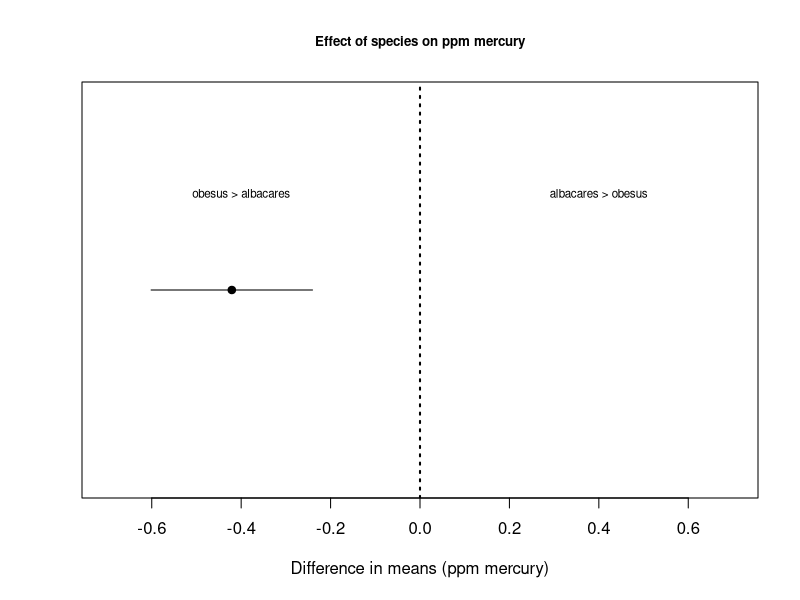
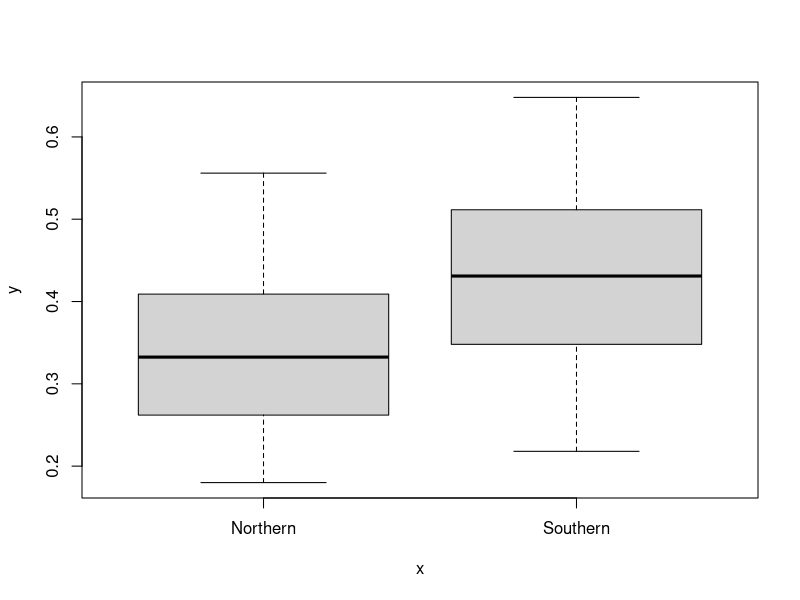
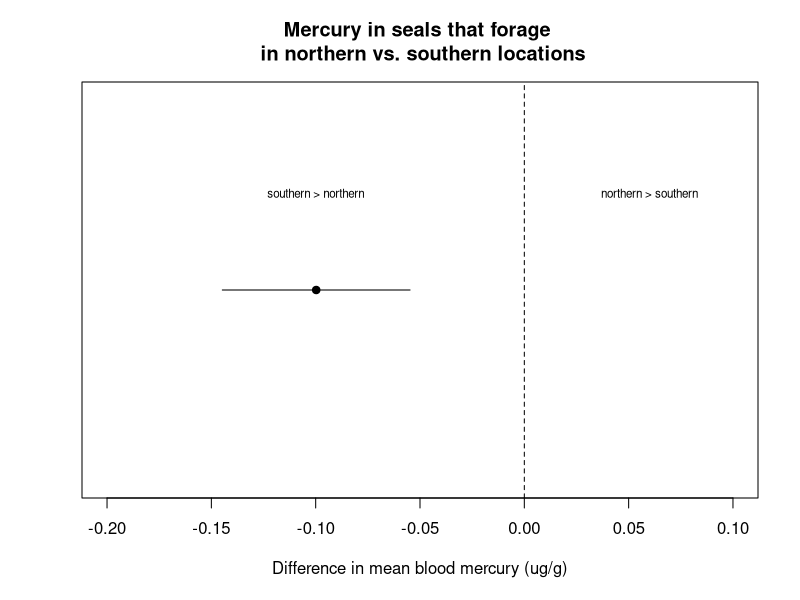

Recreate these plots in R, in order.
# Training script: t-test and visualizing effect size

# In this training script we will use a function that implements a t-test. A t-test is used to compare the observed difference in means to the uncertainty expected from sampling error. The training script involves comparing the means for two groups: in this case, the difference in means for the amount mercury per gram in two species of tuna. The two species are yellowtail and bigeye (Thunnus albacares and Thunnus obesus, respectively).

# get the data and store it in an object
tuna <- read.csv("data/tuna_mercury.csv")

#look at the structure
str(tuna)

# Note that the data comprise 5 variables: the first vector is a sample id (a label researchers use to identify each sample). The second vector is
#  an accession number to Genbank that references a DNA sequence used to positively ID the species. The third vector is the species name. The 
# fourth vector is the sushi name that was used in the restaurant or supermarket where they purchased the fish for analysis. The last vector is the
#  amount of mercury (µg/g or ppm).

# The t-test function is simple: you define x (predictor) and y (response) vectors and run the test. In this case we are asking the question: is 
# there a difference in the amount of mercury between two different species of tuna? So species is our x (predictor) variable and mercury amount
#  is our y (response) variable. The null hypothesis is that there is not a difference (mean difference = 0) but of course we know that we are 
# likely to get a difference in means due to sampling error. The t-test allows us to examine whether the difference in means between the two 
# groups is greater than expected from sampling error. 

# Let's define our predictor (x) and response (y) variables
x <- tuna$species
y <- tuna$mercury_ppm

# Run the t-test and store the values in an object
tuna_t_results <- t.test(y ~ x)

# We can see the results by executing the results object by itself
tuna_t_results

# We can also look at the structure of the results object to see all of the vectors it contains (each subset of the results is in its own vector)
str(tuna_t_results)

# Now we want to visualize the estimated effect and the associated uncertainty. The estimated effect is the difference in means. The means for the
#  two groups are part of the t-test results, in a vector called $estimate. We can print that particular subset of the t-test results like this: 
tuna_t_results$estimate

# If we just want the value for albacares, we can use indexing to select the first value in the estimate vector.
alba_mean <- tuna_t_results$estimate[1]

# Similarly, if we want the second value (for obesus)...
obes_mean <- tuna_t_results$estimate[2]

# The parameter we are trying to estimate is the difference in means:
dif_means_alb_obe <- alba_mean - obes_mean

# So our estimated difference in means is...
dif_means_alb_obe

# Note the value is negative because we are subtracting obesus (larger) from albacares (smaller)...this is arbitrary and we are effectively saying
# to ourselves "what's the mercury level in albacares in relation to obesus?" In this case, albacares has less mercury than obesus.

# Now we want to visualize the effect of species on mercury content. The effect is the difference in means. When we make the plot, we need to give
#  ourselves space to draw the error bars (uncertainty, or confidence interval) around the estimated effect. First let's look at the estimated 
# uncertainty.
tuna_t_results$conf.int

# Note that the values go from -0.6 to -0.24. We need to make the area in the graph large enough to show both ends of the confidence interval.

# When we draw our visualization, we want it to include the expectation of the null (difference in means = 0). The xlim should be large enough to include the lowest and highest confidence limits, as a horizontal line going through a single point (the calculated difference in means). We first make an empty graphing space.
plot(NA, NA, xlim=c(-0.7, 0.7), ylim=c(0,1), 
     xlab="Difference in means (ppm mercury)", 
     ylab=NA, yaxt="n", 
     main="Effect of species on ppm mercury", 
     cex.main = 0.8)

# As you can see you get a rectangle. Let's draw in the expectation of the null.
abline(v = 0, lty = 3, lwd = 2)

# Now lets draw on the graph the confidence limits. We will use the segments function. Segments draws a line from starting and ending coordinates. It will be a horizontal line so the y value is the same for the end points. Our range of y values in our graph space goes from 0 to 1 so we will use 0.5. We will use the lower and upper limits from the confidence interval for our x values.
x0 <- tuna_t_results$conf.int[1]
y0 <- 0.5
x1 <- tuna_t_results$conf.int[2]
y1 <- 0.5
segments(x0, y0, x1, y1)

# We can put the estimated effect (difference in means) on the graph using the points function.
points(dif_means_alb_obe, 0.5, pch=19)

# Finally, to make things clear for anyone looking at our graph, we want to label the two spaces on either side of the null hypothesis line. One is albacares > obesus and the other is obesus > albacares. We can use the cex argument to scale the font size; 0.7 makes it a bit smaller than the default (default is cex = 1).
text(-0.4,0.75,"obesus > albacares", cex=0.7) 
text(0.4,0.75,"albacares > obesus", cex=0.7) 

# Do elephant seals that forage in different geographic locations ("Northern" vs. "Southern") have different amounts of mercury in their blood (BloodHg_ug_g_ww)? 

# import the data, look at the str
seals <- read.csv("data/Elephant_seals_data.csv")
str(seals)

# assign x and y vars
x <- seals$Geographic_location
y <- seals$BloodHg_ug_g_ww

# quick visual of the data
boxplot(y ~ x)

# difference in means? use a t-test
t_seals <- t.test(y ~ x)
t_seals

# look at all the results vectors
str(t_seals)

# store diff in means (northern-southern)
diff_seals <- t_seals$estimate[1] - t_seals$estimate[2]

# store confidence interval, so we can draw it on a graph. x vals will be low and high ends, y vals will be equal (this makes a horizontal line)
x0 <- t_seals$conf.int[1]
y0 <- 0.5
x1 <- t_seals$conf.int[2]
y1 <- 0.5

# make an empty graph
plot(NA, NA, # don't put anything on the graph yet
     ylim = c(0,1), #set y limits 
     xlim = c(-.2, .1), # set x limits 
     yaxt = "n", # don't put tic marks on the y axis 
     ylab = NA, # don't label the y axis 
     xlab = "Difference in mean blood mercury (ug/g)", # label the x axis 
     main = "Mercury in seals that forage \n in northern vs. southern locations") # main title 

# add a line showing the null hypothesis (no difference in means)
abline(v = 0, lty = 2) # add a line at zero 

# add the point showing the calculated difference in means
points(diff_seals, y0, pch = 19)

# add a line showing the confidence interval
segments(x0, y0, x1, y1)

# label the sides of the graph so we know what we are looking at
text(-.1, .75, "southern > northern", cex = .7)
text(0.06, .75, "northern > southern", cex = .7)

# a claim: we can reject the hypothesis that there is no difference in means (the confidence interval does not cross the 0 line); 
# seals that forage in southern waters have more mercury in their blood than seals that forage in northern waters.
